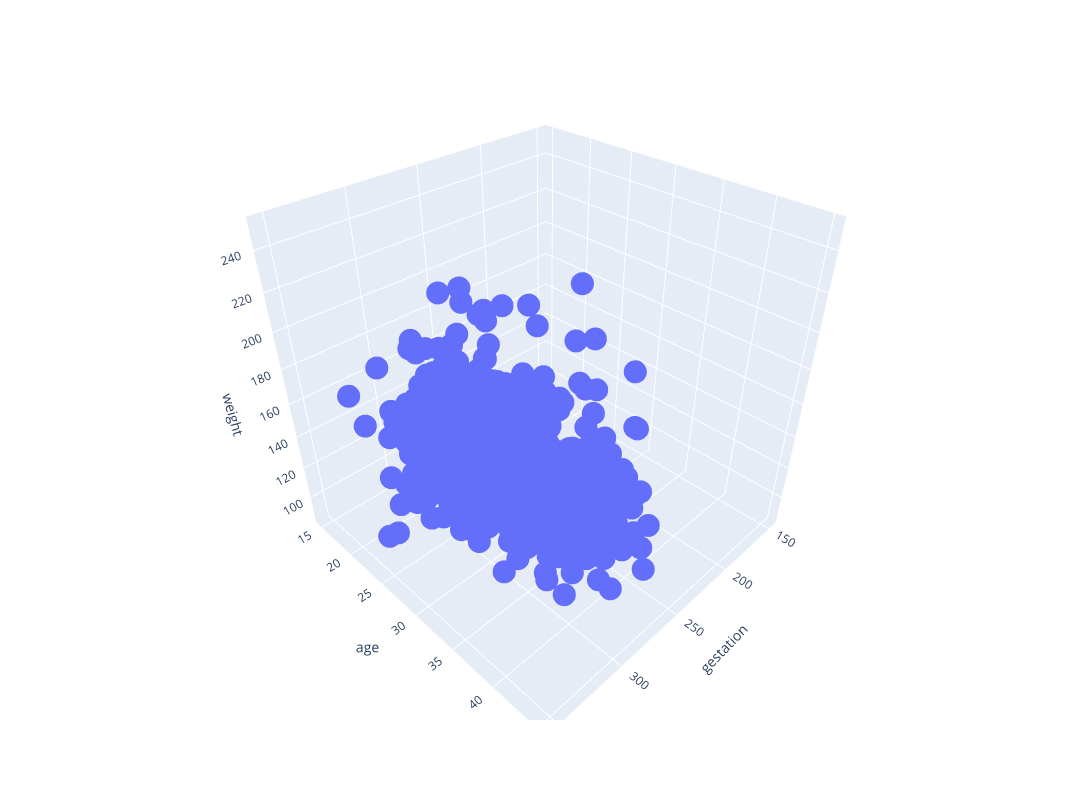

Notebook code cell kept with this figure:
### Code cell
labels = {
    'x': 'gestation',
    'y' : 'age',
    'z' : 'weight'
}
plot = px.scatter_3d(df, x= 'gestation', y = 'age', z = 'weight', labels= labels, height= 800, width= 1200,)
plot.show()

### Figure 1 — Plotly figure (JSON) as saved in the notebook; plotly's stock layout.template omitted (floating-point values rounded to 4 significant figures; data arrays with more than 128 entries replaced by an {"elided": "..."} marker saying what was removed)
{"data": [{"hovertemplate": "gestation=%{x}<br>age=%{y}<br>weight=%{z}<extra></extra>", "legendgroup": "", "marker": {"color": "#636efa", "symbol": "circle"}, "mode": "markers", "name": "", "scene": "scene", "showlegend": false, "type": "scatter3d", "x": {"elided": "1236 float values"}, "y": {"elided": "1236 float values"}, "z": {"elided": "1236 float values"}}], "layout": {"height": 800, "legend": {"tracegroupgap": 0}, "margin": {"t": 60}, "scene": {"domain": {"x": [0, 1], "y": [0, 1]}, "xaxis": {"title": {"text": "gestation"}}, "yaxis": {"title": {"text": "age"}}, "zaxis": {"title": {"text": "weight"}}}, "width": 1200}}
